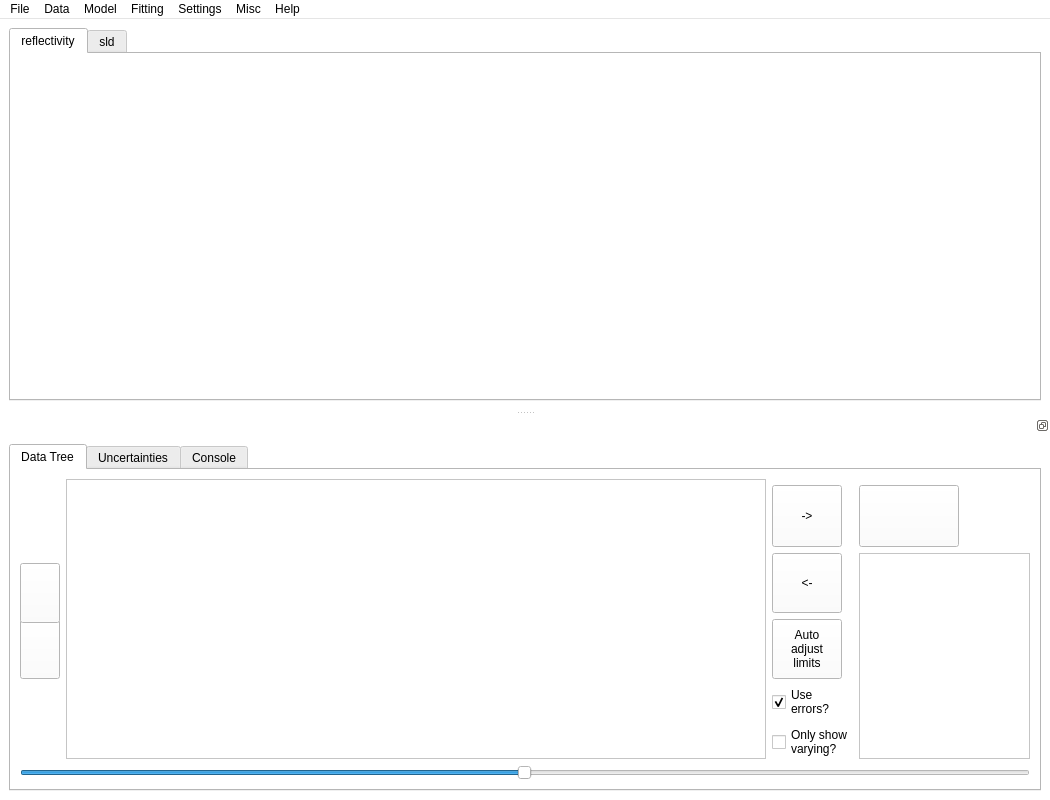
<?xml version="1.0" encoding="UTF-8"?>
<ui version="4.0">
 <class>MainWindow</class>
 <widget class="QMainWindow" name="MainWindow">
  <property name="geometry">
   <rect>
    <x>0</x>
    <y>0</y>
    <width>1050</width>
    <height>800</height>
   </rect>
  </property>
  <property name="sizePolicy">
   <sizepolicy hsizetype="Expanding" vsizetype="Expanding">
    <horstretch>0</horstretch>
    <verstretch>0</verstretch>
   </sizepolicy>
  </property>
  <property name="minimumSize">
   <size>
    <width>1000</width>
    <height>800</height>
   </size>
  </property>
  <property name="palette">
   <palette>
    <active>
     <colorrole role="WindowText">
      <brush brushstyle="SolidPattern">
       <color alpha="255">
        <red>0</red>
        <green>0</green>
        <blue>0</blue>
       </color>
      </brush>
     </colorrole>
     <colorrole role="Button">
      <brush brushstyle="SolidPattern">
       <color alpha="255">
        <red>255</red>
        <green>255</green>
        <blue>255</blue>
       </color>
      </brush>
     </colorrole>
     <colorrole role="Light">
      <brush brushstyle="SolidPattern">
       <color alpha="255">
        <red>255</red>
        <green>255</green>
        <blue>255</blue>
       </color>
      </brush>
     </colorrole>
     <colorrole role="Midlight">
      <brush brushstyle="SolidPattern">
       <color alpha="255">
        <red>255</red>
        <green>255</green>
        <blue>255</blue>
       </color>
      </brush>
     </colorrole>
     <colorrole role="Dark">
      <brush brushstyle="SolidPattern">
       <color alpha="255">
        <red>127</red>
        <green>127</green>
        <blue>127</blue>
       </color>
      </brush>
     </colorrole>
     <colorrole role="Mid">
      <brush brushstyle="SolidPattern">
       <color alpha="255">
        <red>170</red>
        <green>170</green>
        <blue>170</blue>
       </color>
      </brush>
     </colorrole>
     <colorrole role="Text">
      <brush brushstyle="SolidPattern">
       <color alpha="255">
        <red>0</red>
        <green>0</green>
        <blue>0</blue>
       </color>
      </brush>
     </colorrole>
     <colorrole role="BrightText">
      <brush brushstyle="SolidPattern">
       <color alpha="255">
        <red>255</red>
        <green>255</green>
        <blue>255</blue>
       </color>
      </brush>
     </colorrole>
     <colorrole role="ButtonText">
      <brush brushstyle="SolidPattern">
       <color alpha="255">
        <red>0</red>
        <green>0</green>
        <blue>0</blue>
       </color>
      </brush>
     </colorrole>
     <colorrole role="Base">
      <brush brushstyle="SolidPattern">
       <color alpha="255">
        <red>255</red>
        <green>255</green>
        <blue>255</blue>
       </color>
      </brush>
     </colorrole>
     <colorrole role="Window">
      <brush brushstyle="SolidPattern">
       <color alpha="255">
        <red>255</red>
        <green>255</green>
        <blue>255</blue>
       </color>
      </brush>
     </colorrole>
     <colorrole role="Shadow">
      <brush brushstyle="SolidPattern">
       <color alpha="255">
        <red>0</red>
        <green>0</green>
        <blue>0</blue>
       </color>
      </brush>
     </colorrole>
     <colorrole role="AlternateBase">
      <brush brushstyle="SolidPattern">
       <color alpha="255">
        <red>255</red>
        <green>255</green>
        <blue>255</blue>
       </color>
      </brush>
     </colorrole>
     <colorrole role="ToolTipBase">
      <brush brushstyle="SolidPattern">
       <color alpha="255">
        <red>255</red>
        <green>255</green>
        <blue>220</blue>
       </color>
      </brush>
     </colorrole>
     <colorrole role="ToolTipText">
      <brush brushstyle="SolidPattern">
       <color alpha="255">
        <red>0</red>
        <green>0</green>
        <blue>0</blue>
       </color>
      </brush>
     </colorrole>
    </active>
    <inactive>
     <colorrole role="WindowText">
      <brush brushstyle="SolidPattern">
       <color alpha="255">
        <red>0</red>
        <green>0</green>
        <blue>0</blue>
       </color>
      </brush>
     </colorrole>
     <colorrole role="Button">
      <brush brushstyle="SolidPattern">
       <color alpha="255">
        <red>255</red>
        <green>255</green>
        <blue>255</blue>
       </color>
      </brush>
     </colorrole>
     <colorrole role="Light">
      <brush brushstyle="SolidPattern">
       <color alpha="255">
        <red>255</red>
        <green>255</green>
        <blue>255</blue>
       </color>
      </brush>
     </colorrole>
     <colorrole role="Midlight">
      <brush brushstyle="SolidPattern">
       <color alpha="255">
        <red>255</red>
        <green>255</green>
        <blue>255</blue>
       </color>
      </brush>
     </colorrole>
     <colorrole role="Dark">
      <brush brushstyle="SolidPattern">
       <color alpha="255">
        <red>127</red>
        <green>127</green>
        <blue>127</blue>
       </color>
      </brush>
     </colorrole>
     <colorrole role="Mid">
      <brush brushstyle="SolidPattern">
       <color alpha="255">
        <red>170</red>
        <green>170</green>
        <blue>170</blue>
       </color>
      </brush>
     </colorrole>
     <colorrole role="Text">
      <brush brushstyle="SolidPattern">
       <color alpha="255">
        <red>0</red>
        <green>0</green>
        <blue>0</blue>
       </color>
      </brush>
     </colorrole>
     <colorrole role="BrightText">
      <brush brushstyle="SolidPattern">
       <color alpha="255">
        <red>255</red>
        <green>255</green>
        <blue>255</blue>
       </color>
      </brush>
     </colorrole>
     <colorrole role="ButtonText">
      <brush brushstyle="SolidPattern">
       <color alpha="255">
        <red>0</red>
        <green>0</green>
        <blue>0</blue>
       </color>
      </brush>
     </colorrole>
     <colorrole role="Base">
      <brush brushstyle="SolidPattern">
       <color alpha="255">
        <red>255</red>
        <green>255</green>
        <blue>255</blue>
       </color>
      </brush>
     </colorrole>
     <colorrole role="Window">
      <brush brushstyle="SolidPattern">
       <color alpha="255">
        <red>255</red>
        <green>255</green>
        <blue>255</blue>
       </color>
      </brush>
     </colorrole>
     <colorrole role="Shadow">
      <brush brushstyle="SolidPattern">
       <color alpha="255">
        <red>0</red>
        <green>0</green>
        <blue>0</blue>
       </color>
      </brush>
     </colorrole>
     <colorrole role="AlternateBase">
      <brush brushstyle="SolidPattern">
       <color alpha="255">
        <red>255</red>
        <green>255</green>
        <blue>255</blue>
       </color>
      </brush>
     </colorrole>
     <colorrole role="ToolTipBase">
      <brush brushstyle="SolidPattern">
       <color alpha="255">
        <red>255</red>
        <green>255</green>
        <blue>220</blue>
       </color>
      </brush>
     </colorrole>
     <colorrole role="ToolTipText">
      <brush brushstyle="SolidPattern">
       <color alpha="255">
        <red>0</red>
        <green>0</green>
        <blue>0</blue>
       </color>
      </brush>
     </colorrole>
    </inactive>
    <disabled>
     <colorrole role="WindowText">
      <brush brushstyle="SolidPattern">
       <color alpha="255">
        <red>127</red>
        <green>127</green>
        <blue>127</blue>
       </color>
      </brush>
     </colorrole>
     <colorrole role="Button">
      <brush brushstyle="SolidPattern">
       <color alpha="255">
        <red>255</red>
        <green>255</green>
        <blue>255</blue>
       </color>
      </brush>
     </colorrole>
     <colorrole role="Light">
      <brush brushstyle="SolidPattern">
       <color alpha="255">
        <red>255</red>
        <green>255</green>
        <blue>255</blue>
       </color>
      </brush>
     </colorrole>
     <colorrole role="Midlight">
      <brush brushstyle="SolidPattern">
       <color alpha="255">
        <red>255</red>
        <green>255</green>
        <blue>255</blue>
       </color>
      </brush>
     </colorrole>
     <colorrole role="Dark">
      <brush brushstyle="SolidPattern">
       <color alpha="255">
        <red>127</red>
        <green>127</green>
        <blue>127</blue>
       </color>
      </brush>
     </colorrole>
     <colorrole role="Mid">
      <brush brushstyle="SolidPattern">
       <color alpha="255">
        <red>170</red>
        <green>170</green>
        <blue>170</blue>
       </color>
      </brush>
     </colorrole>
     <colorrole role="Text">
      <brush brushstyle="SolidPattern">
       <color alpha="255">
        <red>127</red>
        <green>127</green>
        <blue>127</blue>
       </color>
      </brush>
     </colorrole>
     <colorrole role="BrightText">
      <brush brushstyle="SolidPattern">
       <color alpha="255">
        <red>255</red>
        <green>255</green>
        <blue>255</blue>
       </color>
      </brush>
     </colorrole>
     <colorrole role="ButtonText">
      <brush brushstyle="SolidPattern">
       <color alpha="255">
        <red>127</red>
        <green>127</green>
        <blue>127</blue>
       </color>
      </brush>
     </colorrole>
     <colorrole role="Base">
      <brush brushstyle="SolidPattern">
       <color alpha="255">
        <red>255</red>
        <green>255</green>
        <blue>255</blue>
       </color>
      </brush>
     </colorrole>
     <colorrole role="Window">
      <brush brushstyle="SolidPattern">
       <color alpha="255">
        <red>255</red>
        <green>255</green>
        <blue>255</blue>
       </color>
      </brush>
     </colorrole>
     <colorrole role="Shadow">
      <brush brushstyle="SolidPattern">
       <color alpha="255">
        <red>0</red>
        <green>0</green>
        <blue>0</blue>
       </color>
      </brush>
     </colorrole>
     <colorrole role="AlternateBase">
      <brush brushstyle="SolidPattern">
       <color alpha="255">
        <red>255</red>
        <green>255</green>
        <blue>255</blue>
       </color>
      </brush>
     </colorrole>
     <colorrole role="ToolTipBase">
      <brush brushstyle="SolidPattern">
       <color alpha="255">
        <red>255</red>
        <green>255</green>
        <blue>220</blue>
       </color>
      </brush>
     </colorrole>
     <colorrole role="ToolTipText">
      <brush brushstyle="SolidPattern">
       <color alpha="255">
        <red>0</red>
        <green>0</green>
        <blue>0</blue>
       </color>
      </brush>
     </colorrole>
    </disabled>
   </palette>
  </property>
  <property name="acceptDrops">
   <bool>true</bool>
  </property>
  <property name="windowTitle">
   <string>Motofit</string>
  </property>
  <property name="windowIcon">
   <iconset resource="../resources.qrc">
    <normaloff>:/icons/scattering.png</normaloff>:/icons/scattering.png</iconset>
  </property>
  <property name="documentMode">
   <bool>false</bool>
  </property>
  <property name="tabShape">
   <enum>QTabWidget::Rounded</enum>
  </property>
  <property name="unifiedTitleAndToolBarOnMac">
   <bool>false</bool>
  </property>
  <widget class="QWidget" name="centralwidget">
   <property name="minimumSize">
    <size>
     <width>400</width>
     <height>0</height>
    </size>
   </property>
   <layout class="QGridLayout" name="gridLayout_3">
    <item row="2" column="2">
     <widget class="QTabWidget" name="graphs">
      <property name="sizePolicy">
       <sizepolicy hsizetype="Expanding" vsizetype="MinimumExpanding">
        <horstretch>0</horstretch>
        <verstretch>0</verstretch>
       </sizepolicy>
      </property>
      <property name="minimumSize">
       <size>
        <width>0</width>
        <height>350</height>
       </size>
      </property>
      <property name="focusPolicy">
       <enum>Qt::ClickFocus</enum>
      </property>
      <property name="tabPosition">
       <enum>QTabWidget::North</enum>
      </property>
      <property name="tabShape">
       <enum>QTabWidget::Rounded</enum>
      </property>
      <property name="currentIndex">
       <number>0</number>
      </property>
      <widget class="QWidget" name="reflectivity">
       <attribute name="title">
        <string>reflectivity</string>
       </attribute>
       <attribute name="toolTip">
        <string>Plots of the reflectivity</string>
       </attribute>
       <layout class="QGridLayout" name="gridLayout_5">
        <property name="leftMargin">
         <number>5</number>
        </property>
        <property name="topMargin">
         <number>2</number>
        </property>
        <property name="rightMargin">
         <number>5</number>
        </property>
        <property name="bottomMargin">
         <number>5</number>
        </property>
        <property name="verticalSpacing">
         <number>2</number>
        </property>
       </layout>
      </widget>
      <widget class="QWidget" name="sld">
       <attribute name="title">
        <string>sld</string>
       </attribute>
       <attribute name="toolTip">
        <string>Plots of the SLD profiles</string>
       </attribute>
       <layout class="QGridLayout" name="gridLayout_4"/>
      </widget>
     </widget>
    </item>
   </layout>
  </widget>
  <widget class="QMenuBar" name="menubar">
   <property name="geometry">
    <rect>
     <x>0</x>
     <y>0</y>
     <width>1050</width>
     <height>22</height>
    </rect>
   </property>
   <widget class="QMenu" name="menuData">
    <property name="title">
     <string>Data</string>
    </property>
    <addaction name="actionLoad_Data"/>
    <addaction name="actionRefresh_Data"/>
    <addaction name="actionRemove_Data"/>
    <addaction name="separator"/>
    <addaction name="actionAutoscale_graph"/>
   </widget>
   <widget class="QMenu" name="menuModel">
    <property name="title">
     <string>Model</string>
    </property>
    <addaction name="actionSave_Model"/>
    <addaction name="actionLoad_Model"/>
    <addaction name="actionExport_parameters"/>
    <addaction name="actionSave_Fit"/>
    <addaction name="actionSave_SLD_Curve"/>
    <addaction name="separator"/>
    <addaction name="actionExport_Code_Fragment"/>
    <addaction name="separator"/>
    <addaction name="actionTake_Snapshot"/>
    <addaction name="separator"/>
    <addaction name="actionLink_Selected"/>
    <addaction name="actionUnlink_selected_Parameters"/>
    <addaction name="actionLink_Equivalent_Parameters"/>
    <addaction name="separator"/>
   </widget>
   <widget class="QMenu" name="menuHelp">
    <property name="title">
     <string>Help</string>
    </property>
    <addaction name="actionAbout"/>
    <addaction name="actiondocumentation"/>
   </widget>
   <widget class="QMenu" name="menuPlot_type">
    <property name="title">
     <string>Fitting</string>
    </property>
    <widget class="QMenu" name="menuAlgorithm">
     <property name="title">
      <string>Algorithm</string>
     </property>
     <addaction name="actionDifferential_Evolution"/>
     <addaction name="actionLevenberg_Marquardt"/>
     <addaction name="actionL_BFGS_B"/>
     <addaction name="actionDual_Annealing"/>
     <addaction name="actionSHGO"/>
     <addaction name="actionMCMC"/>
     <addaction name="separator"/>
     <addaction name="actionOptimisation_parameters"/>
     <addaction name="actionProcess_MCMC"/>
    </widget>
    <widget class="QMenu" name="menuFit_as">
     <property name="title">
      <string>Fit as</string>
     </property>
     <addaction name="actionY_vs_X"/>
     <addaction name="actionlogY_vs_X"/>
     <addaction name="actionYX4_vs_X"/>
     <addaction name="actionYX2_vs_X"/>
    </widget>
    <addaction name="menuFit_as"/>
    <addaction name="separator"/>
    <addaction name="menuAlgorithm"/>
    <addaction name="separator"/>
    <addaction name="actionBatch_Fit"/>
   </widget>
   <widget class="QMenu" name="menuFile">
    <property name="title">
     <string>File</string>
    </property>
    <addaction name="actionSave_File"/>
    <addaction name="actionSave_File_As"/>
    <addaction name="separator"/>
    <addaction name="actionLoad_File"/>
   </widget>
   <widget class="QMenu" name="menuSettings">
    <property name="title">
     <string>Settings</string>
    </property>
    <addaction name="actionChange_Q_range"/>
    <addaction name="actionResolution_smearing"/>
   </widget>
   <widget class="QMenu" name="menuMisc">
    <property name="title">
     <string>Misc</string>
    </property>
    <addaction name="actionSLD_calculator"/>
    <addaction name="actionLipid_browser"/>
   </widget>
   <addaction name="menuFile"/>
   <addaction name="menuData"/>
   <addaction name="menuModel"/>
   <addaction name="menuPlot_type"/>
   <addaction name="menuSettings"/>
   <addaction name="menuMisc"/>
   <addaction name="menuHelp"/>
  </widget>
  <widget class="QDockWidget" name="dockWidget">
   <property name="sizePolicy">
    <sizepolicy hsizetype="Expanding" vsizetype="Expanding">
     <horstretch>0</horstretch>
     <verstretch>0</verstretch>
    </sizepolicy>
   </property>
   <property name="minimumSize">
    <size>
     <width>600</width>
     <height>350</height>
    </size>
   </property>
   <property name="toolTip">
    <string>Double click to separate/join the dock</string>
   </property>
   <property name="features">
    <set>QDockWidget::DockWidgetFloatable|QDockWidget::DockWidgetMovable</set>
   </property>
   <property name="allowedAreas">
    <set>Qt::BottomDockWidgetArea</set>
   </property>
   <property name="windowTitle">
    <string/>
   </property>
   <attribute name="dockWidgetArea">
    <number>8</number>
   </attribute>
   <widget class="QWidget" name="dockWidgetContents">
    <layout class="QGridLayout" name="gridLayout">
     <item row="0" column="0">
      <widget class="QTabWidget" name="tabWidget">
       <property name="enabled">
        <bool>true</bool>
       </property>
       <property name="sizePolicy">
        <sizepolicy hsizetype="MinimumExpanding" vsizetype="Expanding">
         <horstretch>0</horstretch>
         <verstretch>0</verstretch>
        </sizepolicy>
       </property>
       <property name="minimumSize">
        <size>
         <width>300</width>
         <height>200</height>
        </size>
       </property>
       <property name="toolTip">
        <string/>
       </property>
       <property name="currentIndex">
        <number>0</number>
       </property>
       <property name="tabBarAutoHide">
        <bool>true</bool>
       </property>
       <widget class="QWidget" name="tab">
        <attribute name="title">
         <string>Data Tree</string>
        </attribute>
        <attribute name="toolTip">
         <string>Data and Model Trees</string>
        </attribute>
        <layout class="QGridLayout" name="gridLayout_2">
         <item row="1" column="3">
          <widget class="QPushButton" name="do_fit_button">
           <property name="sizePolicy">
            <sizepolicy hsizetype="Maximum" vsizetype="Expanding">
             <horstretch>0</horstretch>
             <verstretch>0</verstretch>
            </sizepolicy>
           </property>
           <property name="minimumSize">
            <size>
             <width>60</width>
             <height>60</height>
            </size>
           </property>
           <property name="maximumSize">
            <size>
             <width>100</width>
             <height>16777215</height>
            </size>
           </property>
           <property name="toolTip">
            <string>Do a fit. Cmd-F</string>
           </property>
           <property name="text">
            <string/>
           </property>
           <property name="icon">
            <iconset>
             <normaloff>../icons/go.png</normaloff>../icons/go.png</iconset>
           </property>
           <property name="iconSize">
            <size>
             <width>40</width>
             <height>40</height>
            </size>
           </property>
           <property name="shortcut">
            <string>Ctrl+F</string>
           </property>
          </widget>
         </item>
         <item row="8" column="0" colspan="4">
          <widget class="QSlider" name="paramsSlider">
           <property name="sizePolicy">
            <sizepolicy hsizetype="Expanding" vsizetype="Minimum">
             <horstretch>0</horstretch>
             <verstretch>0</verstretch>
            </sizepolicy>
           </property>
           <property name="maximumSize">
            <size>
             <width>16777215</width>
             <height>20</height>
            </size>
           </property>
           <property name="mouseTracking">
            <bool>false</bool>
           </property>
           <property name="focusPolicy">
            <enum>Qt::StrongFocus</enum>
           </property>
           <property name="contextMenuPolicy">
            <enum>Qt::PreventContextMenu</enum>
           </property>
           <property name="maximum">
            <number>999</number>
           </property>
           <property name="value">
            <number>499</number>
           </property>
           <property name="orientation">
            <enum>Qt::Horizontal</enum>
           </property>
           <property name="invertedAppearance">
            <bool>false</bool>
           </property>
           <property name="invertedControls">
            <bool>false</bool>
           </property>
           <property name="tickPosition">
            <enum>QSlider::NoTicks</enum>
           </property>
          </widget>
         </item>
         <item row="3" column="0">
          <widget class="QPushButton" name="remove_layer">
           <property name="maximumSize">
            <size>
             <width>40</width>
             <height>60</height>
            </size>
           </property>
           <property name="toolTip">
            <string>Remove a layer, Cmd-</string>
           </property>
           <property name="text">
            <string/>
           </property>
           <property name="icon">
            <iconset resource="../resources.qrc">
             <normaloff>:/icons/minus.png</normaloff>:/icons/minus.png</iconset>
           </property>
           <property name="iconSize">
            <size>
             <width>30</width>
             <height>30</height>
            </size>
           </property>
           <property name="shortcut">
            <string>Ctrl+-</string>
           </property>
          </widget>
         </item>
         <item row="2" column="0">
          <widget class="QPushButton" name="add_layer">
           <property name="sizePolicy">
            <sizepolicy hsizetype="Fixed" vsizetype="Fixed">
             <horstretch>0</horstretch>
             <verstretch>0</verstretch>
            </sizepolicy>
           </property>
           <property name="minimumSize">
            <size>
             <width>40</width>
             <height>60</height>
            </size>
           </property>
           <property name="maximumSize">
            <size>
             <width>40</width>
             <height>40</height>
            </size>
           </property>
           <property name="toolTip">
            <string>Insert a layer, Cmd=</string>
           </property>
           <property name="text">
            <string/>
           </property>
           <property name="icon">
            <iconset resource="../resources.qrc">
             <normaloff>:/icons/plus.png</normaloff>:/icons/plus.png</iconset>
           </property>
           <property name="iconSize">
            <size>
             <width>30</width>
             <height>30</height>
            </size>
           </property>
           <property name="shortcut">
            <string>Ctrl+=</string>
           </property>
          </widget>
         </item>
         <item row="2" column="3" rowspan="4">
          <widget class="QListView" name="currently_fitting">
           <property name="editTriggers">
            <set>QAbstractItemView::NoEditTriggers</set>
           </property>
           <property name="dragEnabled">
            <bool>false</bool>
           </property>
           <property name="dragDropMode">
            <enum>QAbstractItemView::DropOnly</enum>
           </property>
           <property name="defaultDropAction">
            <enum>Qt::MoveAction</enum>
           </property>
           <property name="selectionMode">
            <enum>QAbstractItemView::MultiSelection</enum>
           </property>
          </widget>
         </item>
         <item row="0" column="1" rowspan="6">
          <widget class="QTreeView" name="treeView">
           <property name="minimumSize">
            <size>
             <width>700</width>
             <height>0</height>
            </size>
           </property>
           <property name="acceptDrops">
            <bool>true</bool>
           </property>
           <property name="styleSheet">
            <string notr="true">QTreeView::branch:has-siblings:!adjoins-item {
    border-image: url(:/icons/vline.png) 0;
}

QTreeView::branch:has-siblings:adjoins-item {
    border-image: url(:/icons/branch-more.png) 0;
}

QTreeView::branch:!has-children:!has-siblings:adjoins-item {
    border-image: url(:/icons/branch-end.png) 0;
}

QTreeView::branch:has-children:!has-siblings:closed,
QTreeView::branch:closed:has-children:has-siblings {
        border-image: none;
        image: url(:/icons/branch-closed.png);
}

QTreeView::branch:open:has-children:!has-siblings,
QTreeView::branch:open:has-children:has-siblings  {
        border-image: none;
        image: url(:/icons/branch-open.png);
}</string>
           </property>
           <property name="editTriggers">
            <set>QAbstractItemView::AnyKeyPressed|QAbstractItemView::DoubleClicked|QAbstractItemView::EditKeyPressed</set>
           </property>
           <property name="tabKeyNavigation">
            <bool>false</bool>
           </property>
           <property name="dragEnabled">
            <bool>true</bool>
           </property>
           <property name="dragDropMode">
            <enum>QAbstractItemView::InternalMove</enum>
           </property>
           <property name="defaultDropAction">
            <enum>Qt::MoveAction</enum>
           </property>
           <property name="alternatingRowColors">
            <bool>false</bool>
           </property>
           <property name="selectionMode">
            <enum>QAbstractItemView::ExtendedSelection</enum>
           </property>
           <property name="selectionBehavior">
            <enum>QAbstractItemView::SelectRows</enum>
           </property>
           <property name="expandsOnDoubleClick">
            <bool>false</bool>
           </property>
           <attribute name="headerCascadingSectionResizes">
            <bool>true</bool>
           </attribute>
          </widget>
         </item>
         <item row="1" column="2">
          <widget class="QPushButton" name="add_to_fit_button">
           <property name="minimumSize">
            <size>
             <width>60</width>
             <height>60</height>
            </size>
           </property>
           <property name="maximumSize">
            <size>
             <width>70</width>
             <height>70</height>
            </size>
           </property>
           <property name="toolTip">
            <string>Add a dataset to those being fitted</string>
           </property>
           <property name="text">
            <string>-&gt;</string>
           </property>
          </widget>
         </item>
         <item row="2" column="2">
          <widget class="QPushButton" name="remove_from_fit_button">
           <property name="minimumSize">
            <size>
             <width>60</width>
             <height>60</height>
            </size>
           </property>
           <property name="maximumSize">
            <size>
             <width>70</width>
             <height>70</height>
            </size>
           </property>
           <property name="toolTip">
            <string>Remove dataset from those being fitted</string>
           </property>
           <property name="text">
            <string>&lt;-</string>
           </property>
          </widget>
         </item>
         <item row="3" column="2">
          <widget class="QPushButton" name="auto_limits_button">
           <property name="minimumSize">
            <size>
             <width>60</width>
             <height>60</height>
            </size>
           </property>
           <property name="maximumSize">
            <size>
             <width>70</width>
             <height>70</height>
            </size>
           </property>
           <property name="toolTip">
            <string>Give varying parameters finite limits</string>
           </property>
           <property name="text">
            <string>Auto
adjust
limits</string>
           </property>
          </widget>
         </item>
         <item row="4" column="2">
          <widget class="QCheckBox" name="use_errors_checkbox">
           <property name="text">
            <string>Use
errors?</string>
           </property>
           <property name="checked">
            <bool>true</bool>
           </property>
           <property name="tristate">
            <bool>false</bool>
           </property>
          </widget>
         </item>
         <item row="5" column="2">
          <widget class="QCheckBox" name="only_fitted">
           <property name="toolTip">
            <string>Only display the parameters that are being allowed to vary.</string>
           </property>
           <property name="text">
            <string>Only show
varying?</string>
           </property>
          </widget>
         </item>
        </layout>
        <zorder>remove_layer</zorder>
        <zorder>add_layer</zorder>
        <zorder>paramsSlider</zorder>
        <zorder>do_fit_button</zorder>
        <zorder>treeView</zorder>
        <zorder>currently_fitting</zorder>
        <zorder>add_to_fit_button</zorder>
        <zorder>remove_from_fit_button</zorder>
        <zorder>auto_limits_button</zorder>
        <zorder>use_errors_checkbox</zorder>
        <zorder>only_fitted</zorder>
       </widget>
       <widget class="QWidget" name="tab_1">
        <attribute name="title">
         <string>Uncertainties</string>
        </attribute>
       </widget>
       <widget class="QWidget" name="tab_2">
        <attribute name="title">
         <string>Console</string>
        </attribute>
        <attribute name="toolTip">
         <string>Output from the modelling processes</string>
        </attribute>
        <layout class="QGridLayout" name="gridLayout_8">
         <item row="0" column="0">
          <widget class="QPlainTextEdit" name="console_text_edit"/>
         </item>
        </layout>
       </widget>
      </widget>
     </item>
    </layout>
   </widget>
  </widget>
  <action name="actionLoad_Data">
   <property name="checkable">
    <bool>false</bool>
   </property>
   <property name="checked">
    <bool>false</bool>
   </property>
   <property name="text">
    <string>Load Data</string>
   </property>
   <property name="shortcut">
    <string>Ctrl+L</string>
   </property>
   <property name="shortcutContext">
    <enum>Qt::ApplicationShortcut</enum>
   </property>
  </action>
  <action name="actionSave_Fit">
   <property name="text">
    <string>Save Fit Curve</string>
   </property>
  </action>
  <action name="actionSave_Model">
   <property name="text">
    <string>Save Model</string>
   </property>
  </action>
  <action name="actionLoad_Model">
   <property name="text">
    <string>Load Model</string>
   </property>
  </action>
  <action name="actionLogR_vs_Q">
   <property name="checkable">
    <bool>true</bool>
   </property>
   <property name="checked">
    <bool>true</bool>
   </property>
   <property name="text">
    <string>logR vs Q</string>
   </property>
  </action>
  <action name="actionR_vs_Q">
   <property name="checkable">
    <bool>true</bool>
   </property>
   <property name="text">
    <string>R vs Q</string>
   </property>
  </action>
  <action name="actionRQ4_vs_Q">
   <property name="checkable">
    <bool>true</bool>
   </property>
   <property name="text">
    <string>RQ4 vs Q</string>
   </property>
  </action>
  <action name="actionRefresh_Data">
   <property name="text">
    <string>Refresh Data</string>
   </property>
   <property name="shortcut">
    <string>Ctrl+R</string>
   </property>
  </action>
  <action name="actionLoad_experiment">
   <property name="text">
    <string>Load</string>
   </property>
   <property name="shortcut">
    <string>Meta+N</string>
   </property>
  </action>
  <action name="actionSave_experiment">
   <property name="text">
    <string>Save</string>
   </property>
   <property name="shortcut">
    <string>Meta+M</string>
   </property>
  </action>
  <action name="actionLoad_Plugin">
   <property name="text">
    <string>Load Fitting Plugin</string>
   </property>
  </action>
  <action name="actionSave_File">
   <property name="text">
    <string>Save Experiment</string>
   </property>
   <property name="whatsThis">
    <string/>
   </property>
   <property name="shortcut">
    <string>Ctrl+S</string>
   </property>
  </action>
  <action name="actionLoad_File">
   <property name="text">
    <string>Open Experiment</string>
   </property>
   <property name="shortcut">
    <string>Ctrl+O</string>
   </property>
  </action>
  <action name="actionBatch_Fit">
   <property name="text">
    <string>Batch Fit</string>
   </property>
  </action>
  <action name="actionRemove_Data">
   <property name="text">
    <string>Remove Data</string>
   </property>
  </action>
  <action name="actionAboutProgram">
   <property name="text">
    <string>About</string>
   </property>
   <property name="visible">
    <bool>true</bool>
   </property>
  </action>
  <action name="actionDifferential_Evolution">
   <property name="checkable">
    <bool>true</bool>
   </property>
   <property name="checked">
    <bool>true</bool>
   </property>
   <property name="text">
    <string>Differential Evolution</string>
   </property>
  </action>
  <action name="actionLevenberg_Marquardt">
   <property name="checkable">
    <bool>true</bool>
   </property>
   <property name="checked">
    <bool>false</bool>
   </property>
   <property name="text">
    <string>Levenberg Marquardt</string>
   </property>
  </action>
  <action name="actionY_vs_X">
   <property name="checkable">
    <bool>true</bool>
   </property>
   <property name="checked">
    <bool>false</bool>
   </property>
   <property name="text">
    <string>lin(Y) vs X</string>
   </property>
  </action>
  <action name="actionlogY_vs_X">
   <property name="checkable">
    <bool>true</bool>
   </property>
   <property name="checked">
    <bool>true</bool>
   </property>
   <property name="text">
    <string>log(Y) vs X</string>
   </property>
  </action>
  <action name="actionYX4_vs_X">
   <property name="checkable">
    <bool>true</bool>
   </property>
   <property name="text">
    <string>YX**4 vs X</string>
   </property>
  </action>
  <action name="actionYX2_vs_X">
   <property name="checkable">
    <bool>true</bool>
   </property>
   <property name="text">
    <string>YX**2 vs X</string>
   </property>
  </action>
  <action name="actionChange_Q_range">
   <property name="text">
    <string>Change Q Range</string>
   </property>
  </action>
  <action name="actionTake_Snapshot">
   <property name="text">
    <string>Take Snapshot</string>
   </property>
  </action>
  <action name="actionResolution_smearing">
   <property name="text">
    <string>Resolution Smearing</string>
   </property>
  </action>
  <action name="actionSLD_calculator">
   <property name="text">
    <string>SLD calculator</string>
   </property>
  </action>
  <action name="actionFit">
   <property name="text">
    <string>Fit</string>
   </property>
   <property name="shortcut">
    <string>Meta+F</string>
   </property>
  </action>
  <action name="actionAbout">
   <property name="text">
    <string>Motofit?</string>
   </property>
  </action>
  <action name="actionMCMC">
   <property name="checkable">
    <bool>true</bool>
   </property>
   <property name="enabled">
    <bool>true</bool>
   </property>
   <property name="text">
    <string>MCMC</string>
   </property>
  </action>
  <action name="actionSave_File_As">
   <property name="text">
    <string>Save Experiment As</string>
   </property>
   <property name="shortcut">
    <string>Ctrl+Shift+S</string>
   </property>
  </action>
  <action name="actionAutoscale_graph">
   <property name="text">
    <string>Autoscale graph</string>
   </property>
   <property name="shortcut">
    <string>Ctrl+A</string>
   </property>
  </action>
  <action name="actiondocumentation">
   <property name="text">
    <string>Documentation</string>
   </property>
  </action>
  <action name="actionL_BFGS_B">
   <property name="checkable">
    <bool>true</bool>
   </property>
   <property name="text">
    <string>L-BFGS-B</string>
   </property>
  </action>
  <action name="actionExport_Code_Fragment">
   <property name="text">
    <string>Export Code Fragment</string>
   </property>
   <property name="toolTip">
    <string>Create a code fragment for fitting this model in an interpreter</string>
   </property>
  </action>
  <action name="actionLipid_browser">
   <property name="text">
    <string>Lipid browser</string>
   </property>
  </action>
  <action name="actionLink_Selected">
   <property name="text">
    <string>Link Selected Parameters</string>
   </property>
   <property name="shortcut">
    <string>Ctrl+1</string>
   </property>
  </action>
  <action name="actionUnlink_selected_Parameters">
   <property name="text">
    <string>Unlink Selected Parameters</string>
   </property>
   <property name="shortcut">
    <string>Ctrl+2</string>
   </property>
  </action>
  <action name="actionLink_Equivalent_Parameters">
   <property name="text">
    <string>Link Equivalent Parameters</string>
   </property>
   <property name="shortcut">
    <string>Ctrl+3</string>
   </property>
  </action>
  <action name="actionExport_parameters">
   <property name="text">
    <string>Export parameters</string>
   </property>
   <property name="toolTip">
    <string>Export parameters to a text file</string>
   </property>
  </action>
  <action name="actionDual_Annealing">
   <property name="checkable">
    <bool>true</bool>
   </property>
   <property name="text">
    <string>Dual Annealing</string>
   </property>
  </action>
  <action name="actionSHGO">
   <property name="checkable">
    <bool>true</bool>
   </property>
   <property name="text">
    <string>SHGO</string>
   </property>
  </action>
  <action name="actionOptimisation_parameters">
   <property name="text">
    <string>Optimisation parameters</string>
   </property>
  </action>
  <action name="actionSave_SLD_Curve">
   <property name="text">
    <string>Save SLD Curve</string>
   </property>
  </action>
  <action name="actionProcess_MCMC">
   <property name="text">
    <string>Process MCMC chain</string>
   </property>
  </action>
 </widget>
 <tabstops>
  <tabstop>treeView</tabstop>
  <tabstop>paramsSlider</tabstop>
  <tabstop>add_layer</tabstop>
  <tabstop>remove_layer</tabstop>
  <tabstop>do_fit_button</tabstop>
  <tabstop>currently_fitting</tabstop>
  <tabstop>console_text_edit</tabstop>
 </tabstops>
 <resources>
  <include location="../resources.qrc"/>
 </resources>
 <connections/>
</ui>
